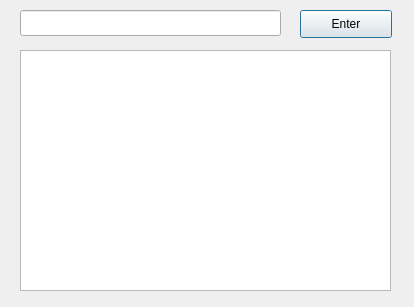
<?xml version="1.0" encoding="UTF-8"?>
<ui version="4.0">
 <class>mydialog</class>
 <widget class="QDialog" name="mydialog">
  <property name="geometry">
   <rect>
    <x>0</x>
    <y>0</y>
    <width>414</width>
    <height>307</height>
   </rect>
  </property>
  <property name="windowTitle">
   <string>My  dialog</string>
  </property>
  <widget class="QTextBrowser" name="textBrowser">
   <property name="geometry">
    <rect>
     <x>20</x>
     <y>50</y>
     <width>371</width>
     <height>241</height>
    </rect>
   </property>
  </widget>
  <widget class="QLineEdit" name="lineEdit">
   <property name="geometry">
    <rect>
     <x>20</x>
     <y>10</y>
     <width>261</width>
     <height>26</height>
    </rect>
   </property>
  </widget>
  <widget class="QPushButton" name="pushButton">
   <property name="geometry">
    <rect>
     <x>300</x>
     <y>10</y>
     <width>92</width>
     <height>28</height>
    </rect>
   </property>
   <property name="text">
    <string>Enter</string>
   </property>
  </widget>
 </widget>
 <layoutdefault spacing="6" margin="11"/>
 <resources/>
 <connections/>
</ui>
